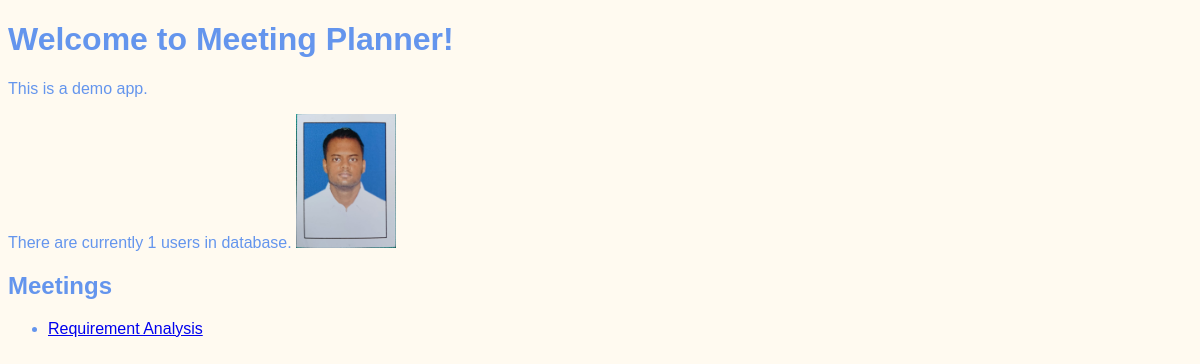
The page /welcome.html on the database as committed earlier.
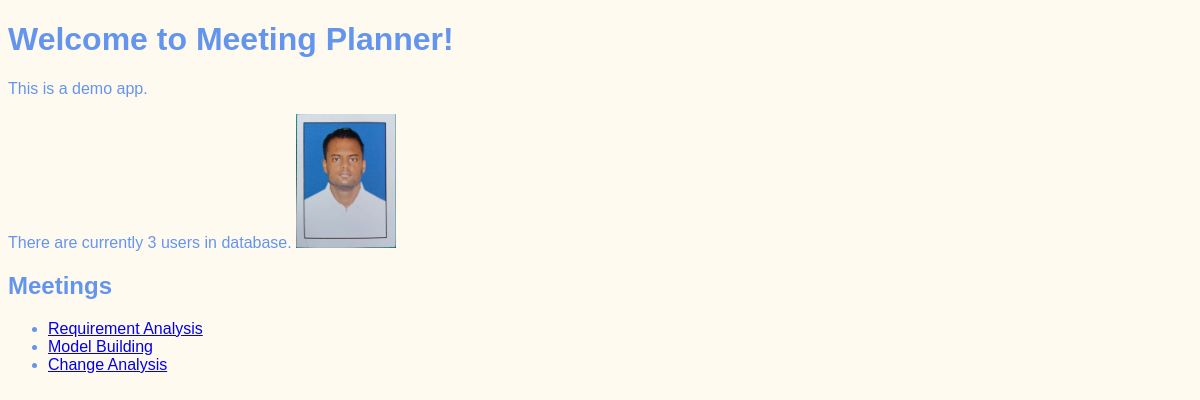
The same page on the database as committed later.
### meetings/models.py (models this page shows)
class Meeting(models.Model):
    title = models.CharField(max_length=200)
    date = models.DateField()

### website/views.py (the view)
# urls.py: path('welcome.html', welcome, name='welcome'),
def welcome(request):
    return render(request, 'website/welcome.html',
                  {"n_meets": Meeting.objects.count(),
                   "meetings": Meeting.objects.all()})  # multiple vars can be given using commas

### website/templates/website/welcome.html (shortened to what this page needs)
{% extends "base.html" %}
{% load static %}
{% block content %}
<h1>Welcome to Meeting Planner!</h1>
<p>This is a demo app.</p>
There are currently {{n_meets}} users in database.
<img src="{% static 'website/profile_image.jpeg' %}" width="100px"/>
<h2>Meetings</h2>
<ul>
    {% for meeting in meetings %}
    <li>
        <a href="{% url 'detail' meeting.id %}">
            {{meeting.title}}
        </a>
    </li>
    {% endfor %}
</ul>
{% endblock %}

### website/templates/base.html (shortened to what this page needs)
{% load static %}
<!DOCTYPE html>
<html lang="en">
<head>
    <link rel="stylesheet" href="{% static 'website/style.css' %}">
</head>
<body>
{% block content %}{% endblock %}
</body>
</html>

### website/static/website/style.css (style rules this page uses)
body { font-family: sans-serif; color: cornflowerblue; background-color: floralwhite; }

Rows that differ between the two databases and show on the page:
added Meeting: title "Model Building"
added Meeting: title "Change Analysis"
Other text that changed with them:
{{ n_meets }}: "1" → "3"
